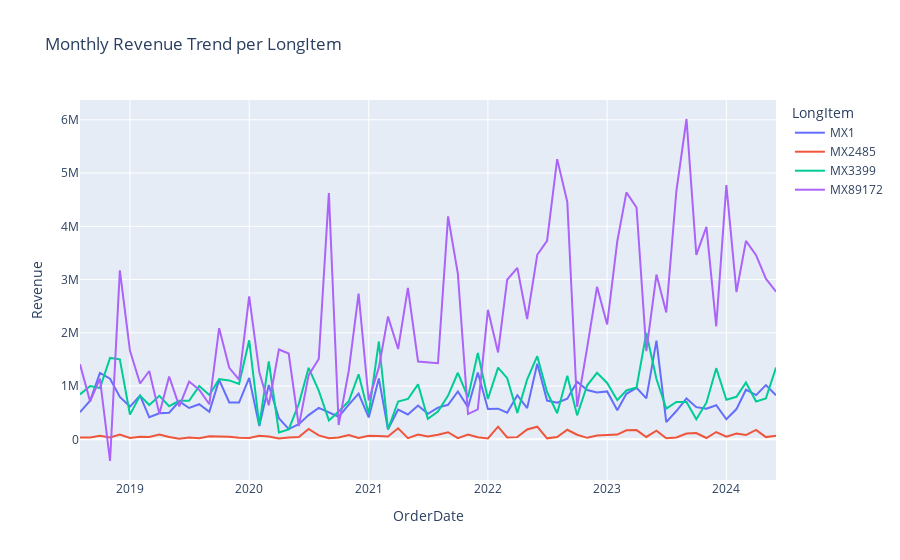

The notebook cell this image was saved under:
### Markdown cell above
## Monthly Revenue Trend

### Code cell
df['OrderDate'] = pd.to_datetime(df['OrderDate_Year'].astype(str) + '-' + df['OrderDate_Month'].astype(str) + '-01')
monthly_revenue = df.groupby(['OrderDate', 'LongItem']).agg({'Revenue': 'sum'}).reset_index()

fig = px.line(monthly_revenue, x='OrderDate', y='Revenue', color='LongItem', title='Monthly Revenue Trend per LongItem')
fig.show()
